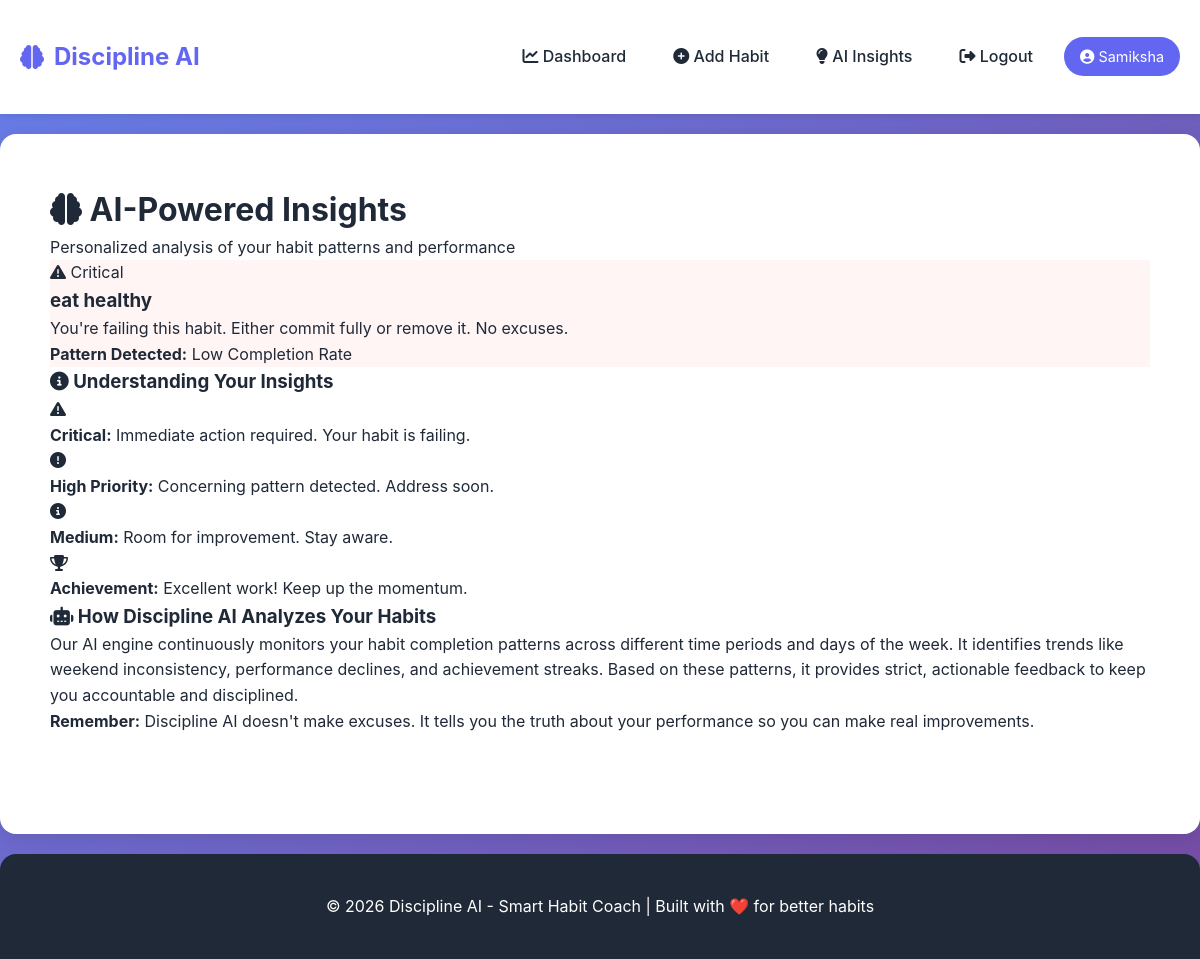
/insights (signed in), run on the app's committed database.
### tables this page shows
CREATE TABLE habits (
            id INTEGER PRIMARY KEY AUTOINCREMENT,
            user_id INTEGER NOT NULL,
            name TEXT NOT NULL,
            description TEXT,
            category TEXT,
            created_at TIMESTAMP DEFAULT CURRENT_TIMESTAMP,
            current_streak INTEGER DEFAULT 0,
            best_streak INTEGER DEFAULT 0,
            FOREIGN KEY (user_id) REFERENCES users (id)
        );

### app.py (the view)
@app.route('/insights')
@login_required
def insights():
    ai_insights = DisciplineAI.generate_insights(session['user_id'])
    return render_template('insights.html', insights=ai_insights)

### app.py (called while the page is built, shortened)
def get_db():
    conn = sqlite3.connect(app.config['DATABASE'])
    conn.row_factory = sqlite3.Row  # Return rows as dictionaries
    return conn

def login_required(f):
    @wraps(f)
    def decorated_function(*args, **kwargs):
        if 'user_id' not in session:
            flash('Please log in to access this page.', 'warning')
            return redirect(url_for('login'))
        return f(*args, **kwargs)
    return decorated_function

    @staticmethod
    def get_completion_rate(habit_id, days=7):
        conn = get_db()
        cursor = conn.cursor()
        end_date = datetime.now().date()
        start_date = end_date - timedelta(days=days-1)
        cursor.execute('''
            SELECT COUNT(*) as total,
            SUM(CASE WHEN completed = 1 THEN 1 ELSE 0 END) as completed
            FROM tracking
            WHERE habit_id = ? AND date BETWEEN ? AND ?
        ''', (habit_id, start_date, end_date))
        result = cursor.fetchone()
        conn.close()
        total = result['total'] if result['total'] > 0 else 1
        completed = result['completed'] if result['completed'] else 0
        return (completed / total) * 100 if total > 0 else 0

    @staticmethod
    def generate_insights(user_id):
        conn = get_db()
        cursor = conn.cursor()
        cursor.execute('SELECT * FROM habits WHERE user_id = ?', (user_id,))
        habits = cursor.fetchall()
        conn.close()
        insights = []
        for habit in habits:
            habit_insights = DisciplineAI.detect_patterns(habit['id'])
            completion_rate = DisciplineAI.get_completion_rate(habit['id'], 7)
            for pattern in habit_insights:
                insights.append({
                    'habit_name': habit['name'],
                    **pattern
                })
        return insights

### templates/insights.html (shortened to what this page needs)
{% extends "base.html" %}
{% block content %}
<div class="container">
    <div class="insights-header">
        <h1><i class="fas fa-brain"></i> AI-Powered Insights</h1>
        <p>Personalized analysis of your habit patterns and performance</p>
    </div>
    {% if insights %}
    <div class="insights-list">
        {% for insight in insights %}
        <div class="insight-card-full insight-{{ insight.severity }}">
            <div class="insight-top">
                <div class="insight-badge">
                    {% if insight.severity == 'critical' %}
                        <i class="fas fa-exclamation-triangle"></i> Critical
                    {% elif insight.severity == 'high' %}
                        <i class="fas fa-exclamation-circle"></i> High Priority
                    {% elif insight.severity == 'medium' %}
                        <i class="fas fa-info-circle"></i> Medium Priority
                    {% elif insight.severity == 'positive' %}
                        <i class="fas fa-trophy"></i> Achievement
                    {% else %}
                        <i class="fas fa-lightbulb"></i> Insight
                    {% endif %}
                </div>
                <h3>{{ insight.habit_name }}</h3>
            </div>
            <div class="insight-content">
                <p class="insight-message">{{ insight.message }}</p>
                <div class="insight-type">
                    <strong>Pattern Detected:</strong>
                    {% if insight.type == 'weekend_slacker' %}
                        Weekend Inconsistency
                    {% elif insight.type == 'inconsistent' %}
                        General Inconsistency
                    {% elif insight.type == 'failing' %}
                        Low Completion Rate
                    {% elif insight.type == 'declining' %}
                        Performance Decline
                    {% elif insight.type == 'excellence' %}
                        Excellent Performance
                    {% else %}
                        {{ insight.type }}
                    {% endif %}
                </div>
            </div>
        </div>
        {% endfor %}
    </div>
    <div class="insights-legend">
        <h3><i class="fas fa-info-circle"></i> Understanding Your Insights</h3>
        <div class="legend-grid">
            <div class="legend-item">
                <span class="legend-badge badge-critical">
                    <i class="fas fa-exclamation-triangle"></i>
                </span>
                <div>
                    <strong>Critical:</strong> Immediate action required. Your habit is failing.
                </div>
            </div>
            <div class="legend-item">
                <span class="legend-badge badge-high">
                    <i class="fas fa-exclamation-circle"></i>
                </span>
                <div>
                    <strong>High Priority:</strong> Concerning pattern detected. Address soon.
                </div>
            </div>
            <div class="legend-item">
                <span class="legend-badge badge-medium">
                    <i class="fas fa-info-circle"></i>
                </span>
                <div>
                    <strong>Medium:</strong> Room for improvement. Stay aware.
                </div>
            </div>
            <div class="legend-item">
                <span class="legend-badge badge-positive">
                    <i class="fas fa-trophy"></i>
                </span>
                <div>
                    <strong>Achievement:</strong> Excellent work! Keep up the momentum.
                </div>
            </div>
        </div>
    </div>
    {% endif %}
    <div class="ai-info">
        <h3><i class="fas fa-robot"></i> How Discipline AI Analyzes Your Habits</h3>
        <p>
            Our AI engine continuously monitors your habit completion patterns across different time periods
            and days of the week. It identifies trends like weekend inconsistency, performance declines,
            and achievement streaks. Based on these patterns, it provides strict, actionable feedback to
            keep you accountable and disciplined.
        </p>
        <p>
            <strong>Remember:</strong> Discipline AI doesn't make excuses. It tells you the truth about your
            performance so you can make real improvements.
        </p>
    </div>
</div>
{% endblock %}

### static/css/style.css (style rules this page uses)
:root { --primary: #6366f1; --primary-dark: #4f46e5; --secondary: #8b5cf6; --success: #10b981; --danger: #ef4444; --warning: #f59e0b; --dark: #1f2937; --gray: #6b7280; --light-gray: #f3f4f6; --white: #ffffff; }
* { margin: 0; padding: 0; box-sizing: border-box; }
body { font-family: -apple-system, BlinkMacSystemFont, 'Segoe UI', Roboto, sans-serif; line-height: 1.6; color: var(--dark); background: linear-gradient(135deg, #667eea 0%, #764ba2 100%); min-height: 100vh; }
.container { max-width: 1200px; margin: 0 auto; padding: 20px; }
.insight-critical { border-left-color: var(--danger); background: rgba(239, 68, 68, 0.05); }
.insight-message { color: var(--dark); line-height: 1.6; }

### data on the page
habits: habit_name "eat healthy", message "You're failing this habit. Either commit fully or remove it. No excuses."

### other printed values
{{ session.username }} "Samiksha"
